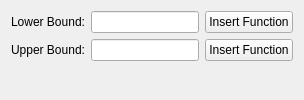
     <widget class="QWidget" name="randomIntPage">
      <layout class="QVBoxLayout" name="randomIntFormLayout">
        <item>
        <layout class="QHBoxLayout" name="randomIntLowerBoundLayout">
            <item>
                <widget class="QLabel" name="randomIntLowerBoundLabel">
                <property name="text">
                <string>Lower Bound:</string>
                </property>
                </widget>
            </item>
            <item>
                <widget class="QLineEdit" name="randomIntLowerBoundEdit"/>
            </item>
            <item>
                <widget class="QPushButton" name="randomIntLowerBoundInsertFn">
                <property name="text">
                    <string>Insert Function</string>
                </property>
                </widget>
            </item>
        </layout>
        </item>
        <item>
        <layout class="QHBoxLayout" name="randomIntUpperBoundLayout">
            <item>
                <widget class="QLabel" name="randomIntUpperBoundLabel">
                <property name="text">
                <string>Upper Bound:</string>
                </property>
                </widget>
            </item>
            <item>
                <widget class="QLineEdit" name="randomIntUpperBoundEdit"/>
            </item>
            <item>
                <widget class="QPushButton" name="randomIntUpperBoundInsertFn">
                <property name="text">
                    <string>Insert Function</string>
                </property>
                </widget>
            </item>
        </layout>
        </item>
        <item><spacer name="verticalSpacer_2">
            <property name="orientation"><enum>Qt::Vertical</enum></property>
            <property name="sizeHint" stdset="0"><size><width>5</width><height>5</height></size></property>
        </spacer></item>      
      </layout>
     </widget>
